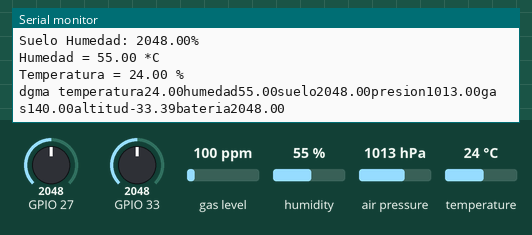
Recording of a program running on a simulated ESP32. On the bench: the last lines printed to the serial monitor. Inputs (shaded band) come from the test bench; at power-on: gas level 100 ppm, GPIO 27 = 2048, GPIO 33 = 2048, humidity 55 %, air pressure 1013 hPa, temperature 24 °C. No radio packets arrive unless stated.

Above: at 10.9 s.
11.0 s: gas level set to 20 ppm
16.0 s: GPIO 27 set to 2866
At 20.36 s:
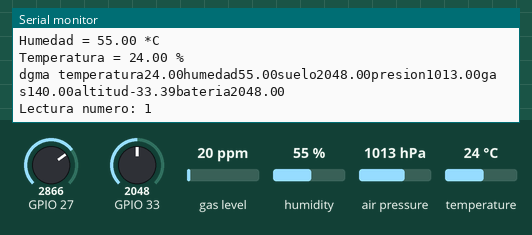
21.0 s: GPIO 33 set to 2866
At 22.0 s:
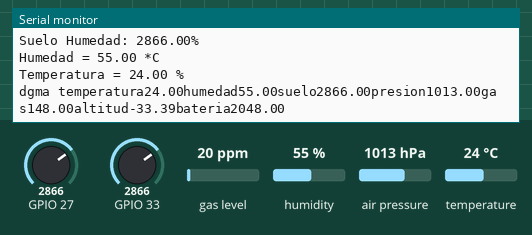
26.0 s: humidity set to 22 %
At 30.9 s:
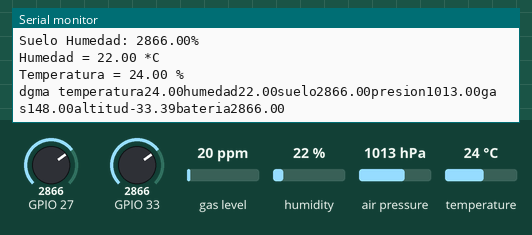
31.0 s: air pressure set to 952 hPa
36.0 s: GPIO 27 set to 3972
At 41.7 s:
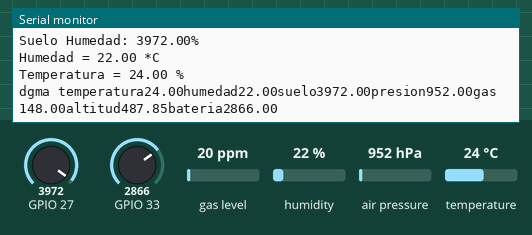
Timing chart, 0 to 42.0 s (numbered marks = the images above; inputs shaded):
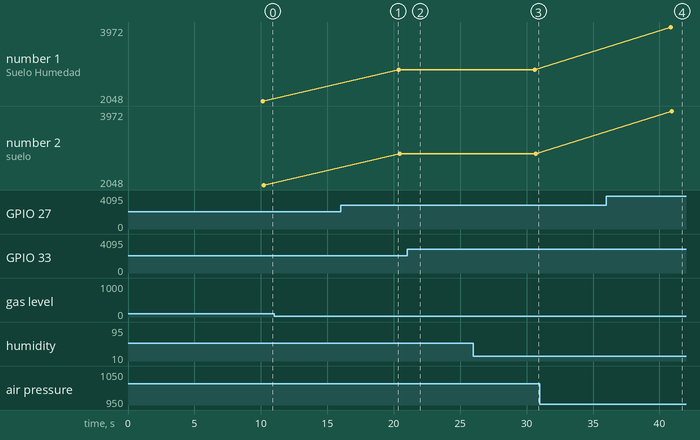

The program:

main.cpp
```cpp
#include <Arduino.h>
#include <Antena.h>
#include <Sensores.h>
#include <Estado.h>


unsigned long tiempo=0;
const int tiempoLectura = 30000;

bool estaLeyendo = true;

int contadorLecturas = 0;
const int numeroMaximoLecturas = 5;
const int tiempoEntreLecturas = 10000; //Son 10 segundos en milisencond,
unsigned long tiempoUltimaLectura = 0; //Guardamos el tiempo en el que se toma la ultima lectura
const int tiempoApagado = 120; // En segundos

Estado estado;

Sensores miSensor(27,33);
Antena antenaLora;


void setup() {

    //initialize Serial Monitor
    Serial.begin(115200);

    antenaLora.setup();
    miSensor.setup();
    estado = Estado::Encendido;

}

void loop() {

  switch (estado)
  {
    case  Estado::Encendido:
        //¿Podemos tomar lecturas? ¿a pasado el tiempo entre lecturas necesario?
        if (millis()> tiempoUltimaLectura + tiempoEntreLecturas){
           estado = Estado::TomandoLecturas;
        }
      break;

    case  Estado::TomandoLecturas:

        Serial.print("Lectura numero: " );
        Serial.println(contadorLecturas);

        antenaLora.envioDatosLora(miSensor.lecturasDeTodo());
        contadorLecturas++;
        tiempoUltimaLectura = millis(); // guardamo el tiempo de esta ultima lectura

        if(contadorLecturas >= numeroMaximoLecturas){
            estado = Estado::Dormido;
        }else{
            estado = Estado::Encendido;
        }
      break;

    case  Estado::Dormido :
        contadorLecturas = 0;
        Serial.println("Vamos a dormir " );

        esp_deep_sleep(tiempoApagado * 1000000);//Ponemos a dormir el esp32, tiempo en microsegundos 10^-6

      break;

    default:
      break;
  }

}
```

Measured:
- after the input at 26.0 s, the serial monitor: prints a new line after 4.6 s (image 3)
- after the input at 36.0 s, the serial monitor: prints a new line after 4.8 s (image 4)
- plotted number 1: 2048 → 2866 after the input at 16.0 s, 2866 → 3972 after the input at 36.0 s
- plotted number 2: 2048 → 2866 after the input at 16.0 s, 2866 → 3972 after the input at 36.0 s
